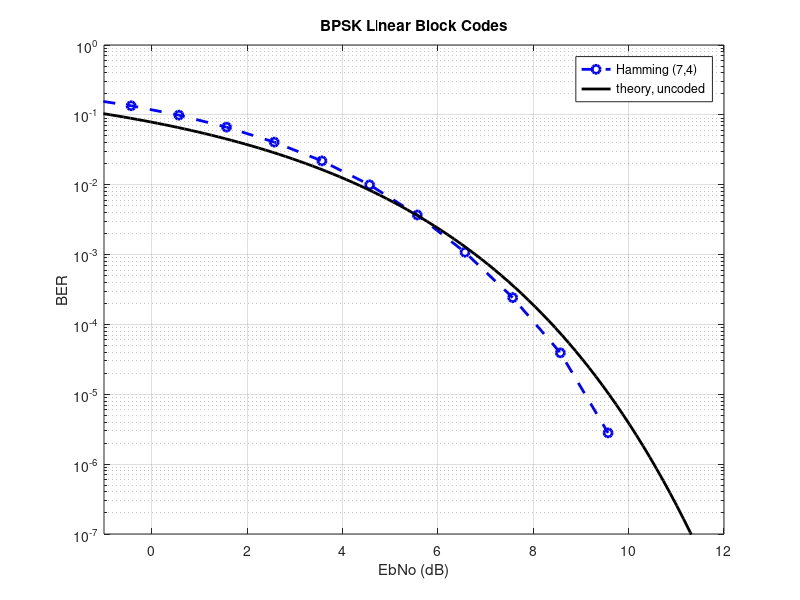

MATLAB code to generate this figure:
% figure plotting script
clear all;
load('ham_data')
ber_ham = ber_coded;
ebno_ham = snr_vec + 10*log10(4/7);
load('rm_data')
ber_rm = ber_coded;
ebno_rm = snr_vec + 10*log10(.5);
load('golay_data')
ber_gol = ber_coded;
ebno_gol = snr_vec + 10*log10(.5);

figure
semilogy(ebno_ham, ber_ham, '--bo',...
    'LineWidth',2)
hold on
% semilogy(ebno_rm, ber_rm, '-.rs',...
%     'LineWidth',2)
% hold on
% semilogy(ebno_gol, ber_gol, ':m+',...
%     'LineWidth',2)
% hold on
ebno = linspace(-2, 12, 100);
ber_theory = qfunc( sqrt( 2*10.^(ebno/10) ) );
semilogy(ebno, ber_theory, 'k',...
    'LineWidth',2)
grid on

 % , 'RM (8,4)', 'Golay (24,12)',
legend('Hamming (7,4)', 'theory, uncoded')

title('BPSK Linear Block Codes')
xlim([-1, 12])
ylim([1e-7 1])
xlabel('EbNo (dB)')
ylabel('BER')